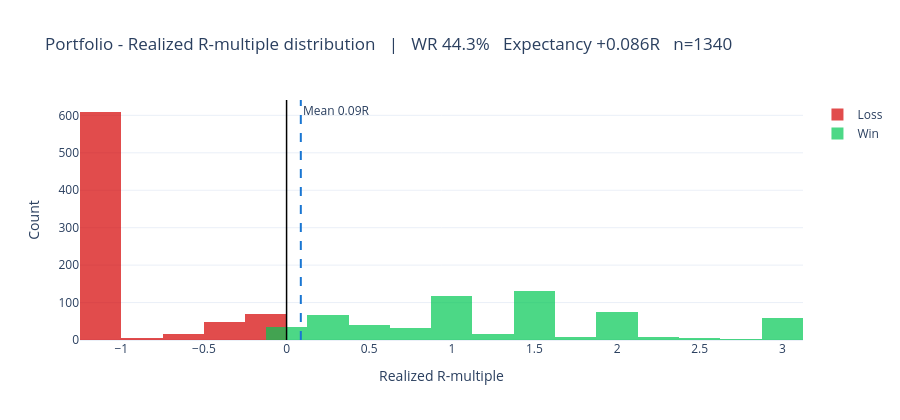

Source (notebook cell):
### Markdown cell above
## 9 · Trade analysis (portfolio book — pooled member trades)

### Code cell
from visualize import plot_r_distribution
fig = plot_r_distribution(ens_trades, title="Portfolio - Realized R-multiple distribution")
save_html(fig, OUT / "03_r_distribution.html"); fig.show()

### Figure 1 — Plotly figure (JSON) as saved in the notebook; plotly's stock layout.template omitted (floating-point values rounded to 4 significant figures; data arrays with more than 128 entries replaced by an {"elided": "..."} marker saying what was removed)
{"data": [{"marker": {"color": "rgba(213,0,0,0.70)"}, "name": "Loss", "type": "histogram", "x": {"elided": "747 float values"}, "xbins": {"size": 0.25}}, {"marker": {"color": "rgba(0,200,83,0.70)"}, "name": "Win", "type": "histogram", "x": {"elided": "593 float values"}, "xbins": {"size": 0.25}}], "layout": {"annotations": [{"showarrow": false, "text": "Mean 0.09R", "x": 0.08614, "xanchor": "left", "xref": "x", "y": 1, "yanchor": "top", "yref": "y domain"}], "barmode": "overlay", "height": 420, "shapes": [{"line": {"color": "black", "width": 1.5}, "type": "line", "x0": 0, "x1": 0, "xref": "x", "y0": 0, "y1": 1, "yref": "y domain"}, {"line": {"color": "#1976d2", "dash": "dash"}, "type": "line", "x0": 0.08614, "x1": 0.08614, "xref": "x", "y0": 0, "y1": 1, "yref": "y domain"}], "title": {"text": "Portfolio - Realized R-multiple distribution   |   WR 44.3%   Expectancy +0.086R   n=1340"}, "xaxis": {"title": {"text": "Realized R-multiple"}}, "yaxis": {"title": {"text": "Count"}}}}
